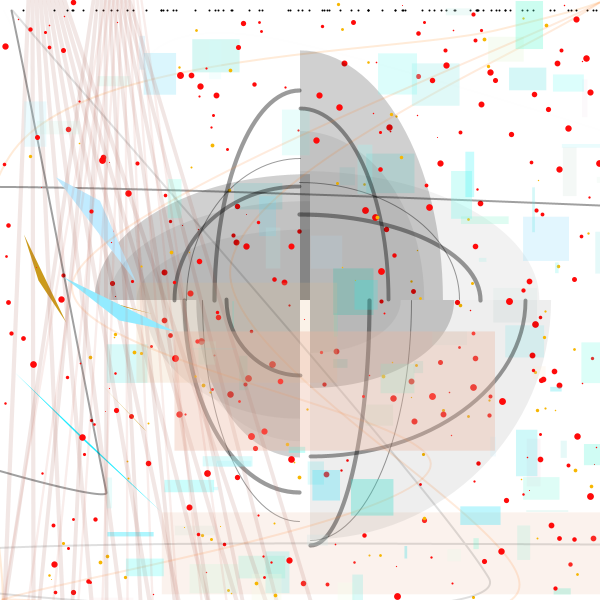
Frame 1 (no input)
Frame 60 (the mouse pressed at the canvas centre just before this capture): identical to frame 1, image omitted
Frame 120 (the mouse held since frame 60 and released just before this capture): identical to frame 1, image omitted

The Processing sketch that drew this single still picture (run headless with seeded random() and noise(); from frame 60 on, the mouse is pressed at the canvas centre):

// Processing sketch: drawingGenerator
// ── drawingGenerator.pde
// this is an example for Drawing with Code for the Ellis School
// This sketch radomly creates drawings every time you click it. 

// this runs once at the beginning just to set up
void setup() {
  size (600, 600);
  mouseClicked();
}

// drawing loop needs to be here for the mouse clicked function to work.
void draw() {

}


void mouseClicked() {
  background(255);
  for (float i=3; i<random(5,50); i=i+random(1,10)) {
    float ax= 10;
    //arc
    stroke(0, 100);
    noFill();
    arc(300+ax, 300, random(100, 500), random(100, 500), 0, PI/2);
    arc(300, 300, random(100, 500), random(100, 500), PI/2, PI);
    arc(300, 300, random(100, 500), random(100, 500), PI, TWO_PI-PI/2);
    arc(300, 300, random(100, 500), random(100, 500), TWO_PI-PI/2, TWO_PI);

    //arc
    stroke(40, 70+ax/300);
    noStroke();
    fill(0, random(10, 50));
    arc(300+ax, 300, random(100, 500), random(100, 500), 0, PI/2);
    arc(300, 300, random(100, 500), random(100, 500), PI/2, PI);
    arc(300+ax, 300, random(100, 500), random(100, 500), PI, TWO_PI-PI/2);
    arc(300, 300, random(100, 500), random(100, 500), TWO_PI-PI/2, TWO_PI);

    //the curves go from top left to bottom right
    strokeWeight(2);
    stroke(0, random(0, 100));
    noFill();
    beginShape();
    curveVertex(0, 0);
    curveVertex(1*i, ax);
    curveVertex(random(600), random(600));
    curveVertex(random(600), random(600));
    curveVertex(599*i, 599);
    curveVertex(600, 600);
    endShape();

    //the curves go from top right to bottom left (orange)
    strokeWeight(2);
    stroke(255, 128, i*3, 40);
    noFill();
    beginShape();
    curveVertex(600, 0);
    curveVertex(599, 2);
    curveVertex(random(600), random(600));
    curveVertex(random(600), random(600));
    curveVertex(2, 599);
    curveVertex(0, 600);
    endShape();



    //the black scattered  dots
    for (int e=20; e<800; e=e+5) {
      stroke(0);
      point(e*random(1, 10), ax);
    }

    //the yellow scattered  dots
    for (int b=20; b<800; b=b+5) {
      strokeWeight(random(1, 4));
      stroke(247, 182, 0);
      point(b*random(1, ax), random(600));
      //the bluish scattered squares
      noStroke();
      fill(random(ax, 255), random(220, 255), random (200, 255), random(30, 90));
      rect(b*random(1, ax), random(600), random (1, 50), random (1, 50));
    }
    //the scattered red dots
    for (int b=20; b<800; b=b+9) {
      strokeWeight(random(1, 7));
      stroke(255, ax, ax);
      point(random(0, 600), random(1, 600));
    }


    //the random triangles 
    float ay = random(0, 600);
    float by = random(abs(ay+1), abs(ay+100));
    float cy = random(abs(by+1), abs(by+100));

    ax = i*5;
    float bx = random(abs(ax+1), abs(ax+100));
    float cx = random(abs(bx+1), abs(bx+100));
    noStroke();
    fill (random (0, 200), 235, 255);
    triangle(ax, ay, bx, by, cx, cy);

    //the second set of scattered squares
    noStroke();
    fill(234, random(158, 234), 154, random(30, 90));
    rect(cx, cy, by, bx);

    //second set of small triangles
    float xy = random(150, 550);
    float yy = random(abs(xy+1), abs(xy+50));
    float zy = random(abs(yy+1), abs(yy+50));

    ax = i*8;
    float yx = random(abs(ax+1), abs(ax+50));
    float zx = random(abs(yx+1), abs(yx+50));
    noStroke();
    fill (203, 154, 27);
    triangle(ax, xy, yx, yy, zx, zy);

    //all the lines
    stroke(random(100, 255), 99, 87, random(30, 60));
    strokeWeight(random(1, 5));
    float r=(random(1, 2));
    for (int t=3; t<200; t=t+20) {
      ax= ax+4;
      line(r*t, 600, ax, 0);
    }
  }
}


void keyPressed() {
 if (key == 's' ) {
   println ("saving new drawing!");
   save("newDrawing_" +millis()+ ".jpg");
 }
}
